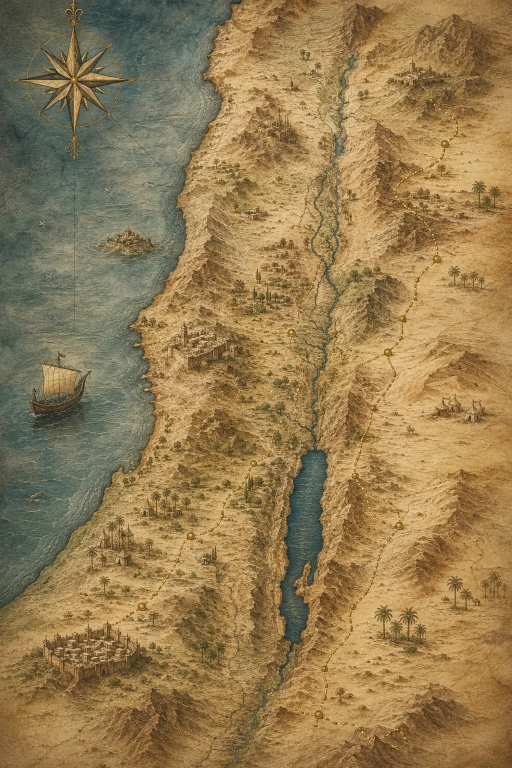
#> input picture .msc-build/premium-theme-art-0.14.2/theme_scene_bible_map.webp, 1024 x 1536 px (shown at 1/2 size)
$ python -i generate-0.15.15-recognizable-color-by-number.py   (imports and definitions only)
#> lines starting #> are read from the running program, lines starting #| are printed output that depends on the picture; after the words box and inside, x2 and y2 are one past the last pixel; in counts of white or black regions, pixels touching at a corner belong together
#> further down, picture is the input picture: shape (1536, 1024, 3); mean B, G, R 81.4, 124.2, 148.6
#!/usr/bin/env python3
"""Upgrade the 0.15.15 workbook generator with recognizable pencil pages.

This wrapper deliberately reuses the tested source-art segmentation and manifest
pipeline, but replaces its abstract white/map rendering. The play page now keeps
the real scene visible as light pencil line art, uses subtle region boundaries,
prints the palette number (1-8, not the internal region id), and keeps every
number safely inside the page.
"""
from __future__ import annotations

import importlib.util
import json
from pathlib import Path

import numpy as np
from PIL import Image, ImageDraw, ImageEnhance, ImageFilter, ImageFont, ImageOps
from scipy.ndimage import distance_transform_edt
from skimage.segmentation import find_boundaries

ROOT = Path(__file__).resolve().parents[1]
BASE_GENERATOR = ROOT / ".msc-build/generate-0.15.15-professional-color-by-number.py"
SPEC = importlib.util.spec_from_file_location("msc_color_v3", BASE_GENERATOR)
# [2 lines not run here, left out]
base = importlib.util.module_from_spec(SPEC)
# [1 line not run here, left out]
# [1 line that did not run here, left out]


# [15 lines left out: function safe_number_center, not called in this run]


def pencil_source(rgb: np.ndarray) -> Image.Image:
    """Create a bright printable pencil drawing while preserving scene identity."""
    source = Image.fromarray(np.clip(rgb * 255.0, 0, 255).astype(np.uint8), mode="RGB")
    gray = ImageOps.grayscale(source).filter(ImageFilter.MedianFilter(3))
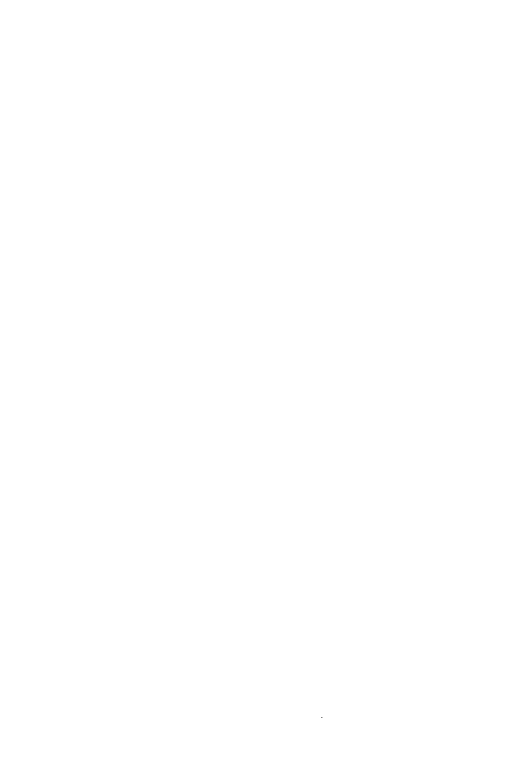
#> gray: PIL image 1024x1536 L (shown at 1/2 size); values 179 (black) and 255 (white), 100% white; black in thin lines or dots, all inside (x1, y1, x2, y2) = (643, 1434, 645, 1436)
    inverted = ImageOps.invert(gray)
    blurred = inverted.filter(ImageFilter.GaussianBlur(12))
#> blurred: PIL image 1024x1536 L; every value is 0
    gray_values = np.asarray(gray, dtype=np.float32)
    blur_values = np.asarray(blurred, dtype=np.float32)
#> blur_values: shape (1536, 1024) float32; every value is 0
    sketch = np.clip(gray_values * 255.0 / (255.0 - blur_values + 1.0), 0, 255).astype(np.uint8)
    image = Image.fromarray(sketch, mode="L")
    image = ImageEnhance.Contrast(image).enhance(1.10)
    image = Image.blend(image.convert("RGB"), Image.new("RGB", image.size, "white"), 0.18)
    return image


# [73 lines left out: functions recognizable_line_art, compact_contact_sheet, not called in this run]


base.best_number_center = safe_number_center
base.make_line_art = recognizable_line_art
base.create_contact_sheet = compact_contact_sheet
# [1 line not run here, left out]

# [1 line that did not run here, left out]
# [1 line that did not run here, left out]
# [1 line that did not run here, left out]
# [10 lines not run here, left out]

>>> import cv2
>>> picture = cv2.imread('premium-theme-art-0.14.2/theme_scene_bible_map.webp')
>>> result = pencil_source(picture)

$ run again, on .msc-build/premium-theme-art-0.14.2/theme_scene_bible_timeline.webp
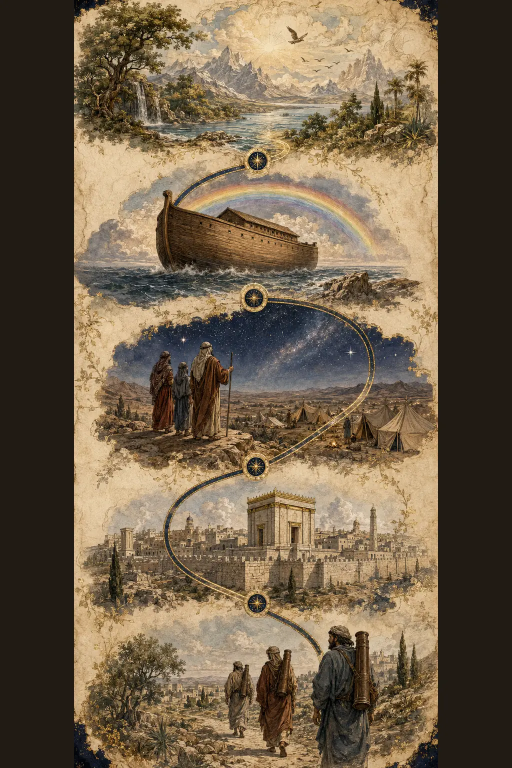
#> input picture .msc-build/premium-theme-art-0.14.2/theme_scene_bible_timeline.webp, 1024 x 1536 px (shown at 1/2 size)
#> picture is the input picture: shape (1536, 1024, 3); mean B, G, R 73, 95.1, 111.5
#> in pencil_source, `source = Image.fromarray(np.clip(rgb * 255.0, 0, 255).astype(np.uint8)..`:
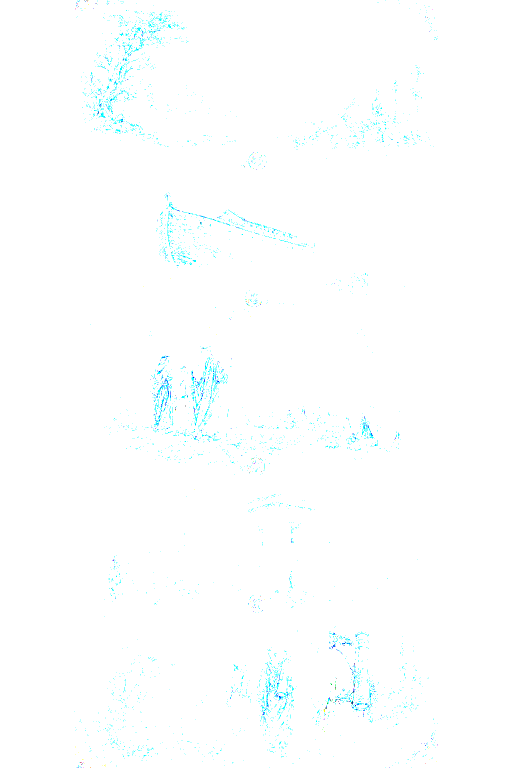
#> source: PIL image 1024x1536 RGB (shown at 1/2 size); mean R, G, B 252.8, 254.8, 255
#> in pencil_source, `blurred = inverted.filter(ImageFilter.GaussianBlur(12))`:
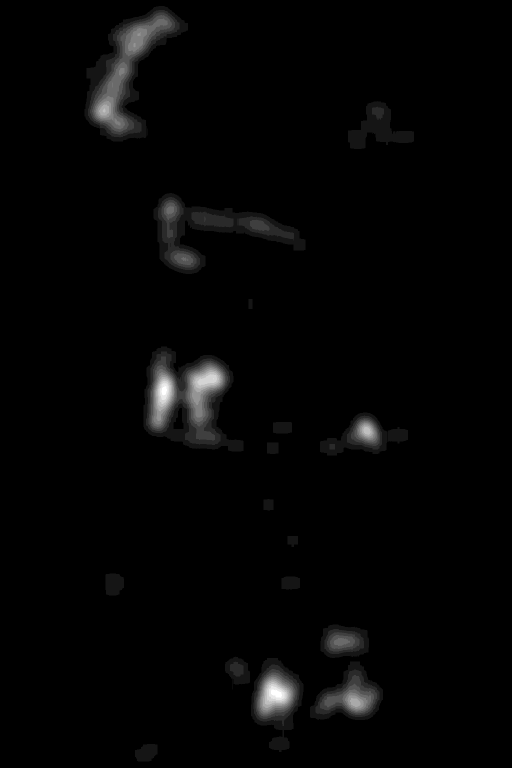
#> blurred: PIL image 1024x1536 L (shown at 1/2 size); min 0, max 12, mean 0.213; drawn with min black and max white
